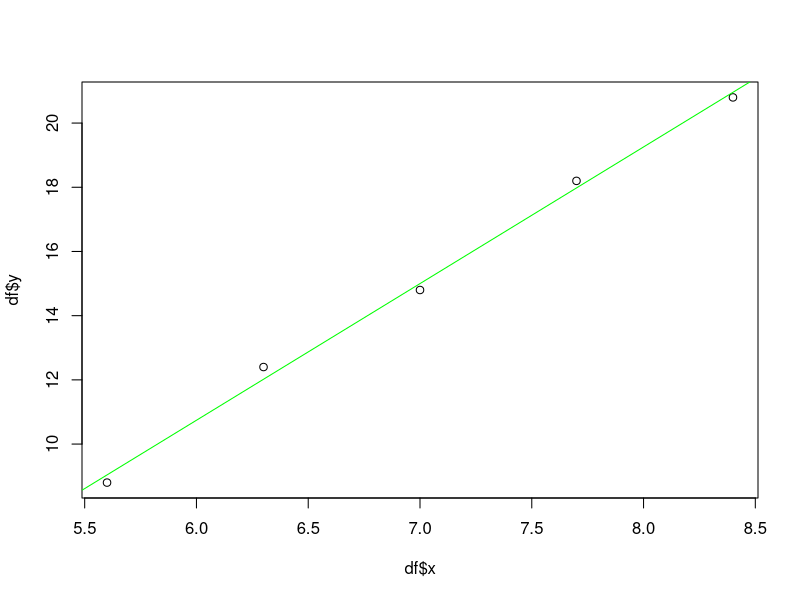

Generate this figure with R:
## ---- chunk 1
knitr::opts_chunk$set(echo = TRUE)
## ---- chunk 2
x <- c(5.6, 6.3, 7, 7.7, 8.4 )
y <- c(8.8, 12.4, 14.8, 18.2, 20.8)
df <- data.frame(cbind(x, y))

xy.lm <- lm(y ~ x, data = df)
xy.lm
## ---- chunk 3
plot(df$x, df$y)
abline(xy.lm, col="green")
## ---- chunk 4
 ##Step 2. What is the revenue if she sells the “house” brand for $2.30 and the “name” brand for $4.10?
  
  revenue <- function(x, y) {
  return(-21*(x^2) - 23*(y^2) + 81*x + 40*y + 28*x*y)
}

revenue(2.30, 4.10)

## ---- chunk 5
ans <- 1/24*(exp(22)-exp(28)-exp(38)+exp(44))
print(paste0("Exact form without decimals: ", format(ans, scientific = F)))
